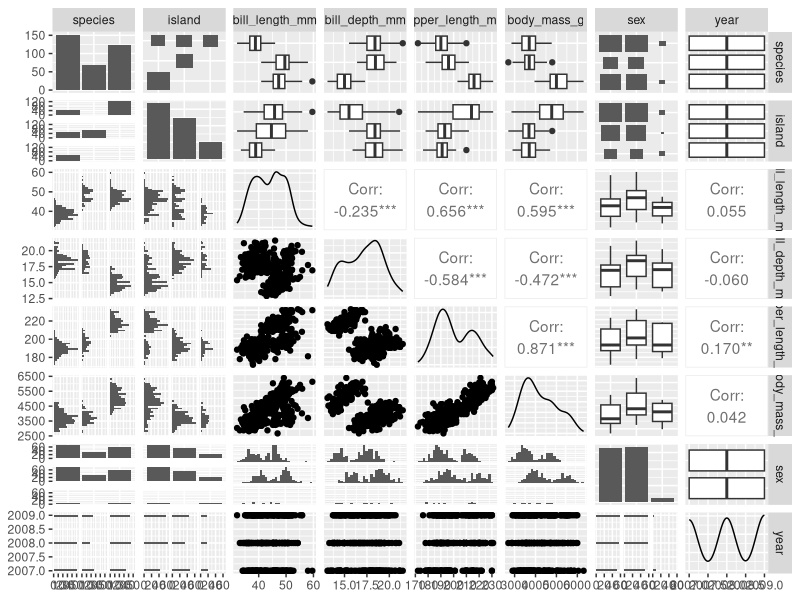
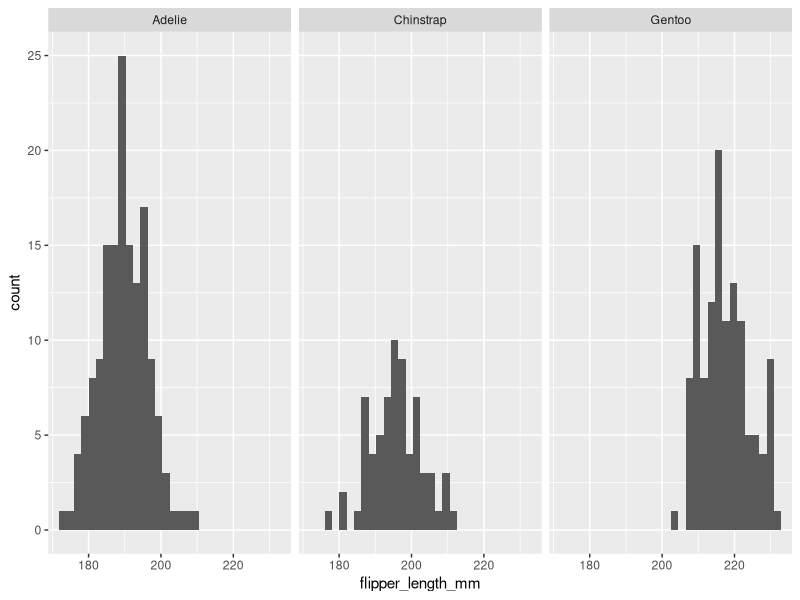

These figures' R source, in order: (Note: this script raises an error after producing the figures.)
## ---- chunk 1
knitr::opts_chunk$set(echo = TRUE)
library(GGally)
library(skimr)
library(palmerpenguins)

## ---- chunk 2
# Return the names of all variables 
names(penguins)

# Dimensions 
dim(penguins)

# Get an overall summary of the data 
summary(penguins)

#Look at the first few lines 
head(penguins)

#Look at the last 6 lines 
tail(penguins)

#Made a data fram the penguins dataset 
species_df <- data.frame(c(penguins$species, penguins$island,
                           penguins$sex))

# Use GGally::ggpairs()
GGally::ggpairs(data = penguins)

# Use skimr::skim()
skimr::skim(penguins)

# Histogram of flipper lengths
ggplot(data = penguins, aes(x = flipper_length_mm)) + 
  geom_histogram() + 
  facet_wrap(~species)

# Make a faceted histogram of penguin bill_length_mm, faceted by island 
ggplot(data = penguins, aes(x= bill_length_mm)) + 
  geom_histogram() +
  facet_wrap(~islands)

